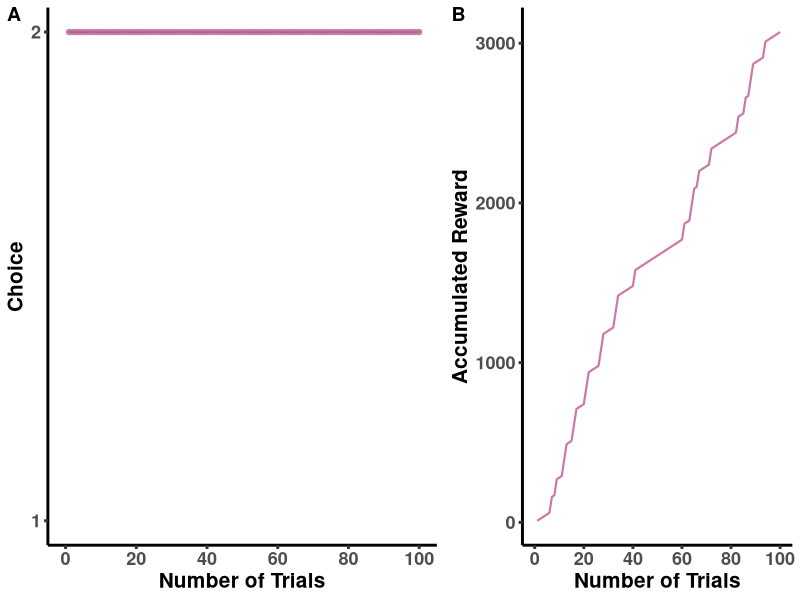
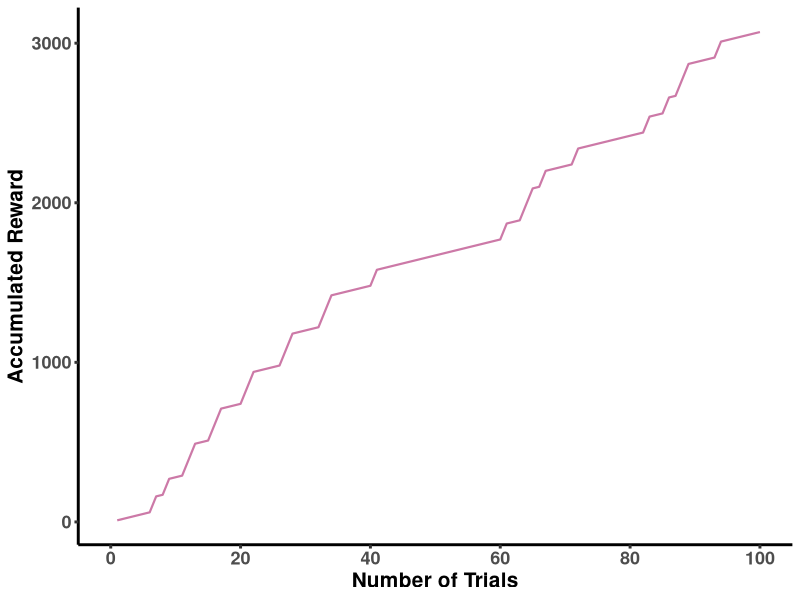
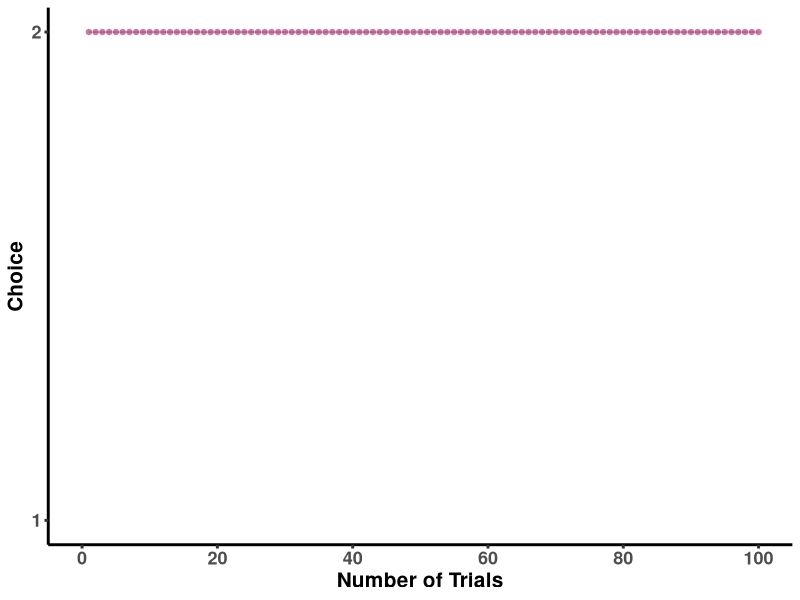

Here is the R script that generated these plots, in order: (Note: this script raises an error after producing the figures.)
## clear the console and memory
rm(list = ls())
graphics.off()
cat("\014")

##
library(ggplot2)
library(ggpubr)

## the theme for plotting 
pic_theme <- theme(axis.title = element_text(face="bold", size = 15),
                   axis.text = element_text(face="bold", size = 13),
                   legend.title = element_text(face="bold", size = 15),
                   legend.text = element_text(face="bold", size = 15),
                   panel.background = element_blank(),
                   axis.line = element_line(colour = "black", size = 1),
                   axis.ticks = element_line(size = 1),
                   panel.grid.major.y = element_blank(),
                   panel.grid.minor.y = element_blank(),
                   panel.grid.major.x = element_blank(),
                   panel.grid.minor.x = element_blank(),
                   text = element_text(family = "sans"),
                   legend.position = c(0.95, 0.93))

#define a softmax function which we use to calculate probability
softmax<-function(v){
  i=length(v)
  p<-rep(0,i)
  for(d in 1:i){
    p[d]=exp(v[d])/sum(exp(v))
  }
  return(p)
}
#define a reproduciable ramdom seed
set.seed(2020)
ntrials=100
p_reward1=c(0.8,0.2)
p_reward2=c(0.2,0.8)
p_reward=rbind(p_reward1,p_reward2)
p_reward=as.data.frame(p_reward)
choice=rep(0,ntrials)
accumulated_reward1=rep(0,ntrials)
v=c(0,0)
v_list=matrix(rep(0,200),ncol=2,nro=100)
decay=0.2
for(t in 1:ntrials){
  v_list[t,]=v
  p_choose=softmax(v)
  if(t==1){
    choice[t]=2
  }else{
  choice[t]=sample(c(1,2), size = 1, replace = T, prob = p_choose)
  }
  tmp_reward=sample(c(100,10), size = 1, replace = T, prob = p_reward[choice[t],])

  if(t==1){
    accumulated_reward1[t]=tmp_reward
  }else{
    accumulated_reward1[t]=tmp_reward+accumulated_reward1[t-1]
  }
  v=v*decay
  v[choice[t]]=v[choice[t]]+tmp_reward
}
choice=as.data.frame(choice)
accumulated_reward1=as.data.frame(accumulated_reward1)

## plotting 1
pic_choice_trials1 <-
  ggplot(data = choice, aes(x = c(1: ntrials), y = choice)) +
  geom_point(colour = "#CC79A7", size = 1.5, alpha = 1) +
  geom_step(size = 0.25, alpha = 0.4, linetype = 1) +
  scale_x_continuous(limits = c(0, 100), breaks = seq(0, 100, by = 20)) +
  scale_y_continuous(limits = c(1, 2), breaks = c(1, 2)) +
  labs(x = "Number of Trials", y = "Choice") +
  pic_theme

pic_accre_trials1 <- 
  ggplot(data = accumulated_reward1, aes(x = c(1: ntrials), y = accumulated_reward1)) + 
  geom_line(size = 0.75, linetype = 1, colour = "#CC79A7") +
  scale_x_continuous(limits = c(0, 100), breaks = seq(0, 100, by = 20)) +
  labs(x = "Number of Trials", y = "Accumulated Reward") +
  pic_theme

exp_decay_sim1 <- ggarrange(pic_choice_trials1, pic_accre_trials1, ncol = 2, nrow = 1, labels = c("A", "B"),
                     widths = c(1.25, 1), heights = 1)

ggsave(filename = "./pic/exp_decay_sim1.png", plot = exp_decay_sim1, 
       width = 11, height = 5.5)

v_list1<-data.frame(v_list[,1],rep(1,100))
colnames(v_list1)<-c('value','choice')
v_list2<-data.frame(v_list[,2],rep(2,100))
colnames(v_list2)<-c('value','choice')
v_list<-rbind(v_list1,v_list2)
v_list$choice<-as.factor(v_list$choice)
v_list<-data.frame(v_list,rep(c(1:100),2))
colnames(v_list)[3]=c('trial')
v_plot <- 
  ggplot(v_list, aes(x = trial, y = value, colour = choice)) + 
  geom_line(size = 1) +
  labs(x = "Number of Trials", y = "Value", colour = "Choice") +
  scale_colour_manual(values = c("#f1a340", "#998ec3"), breaks = c(1, 2)) +
  geom_hline(yintercept = 100*p_reward1[1] + 10*p_reward1[2], size = 0.75, colour = "#f1a340", alpha = 0.5) + 
  geom_hline(yintercept = 100*p_reward2[1] + 10*p_reward2[2], size = 0.75, colour = "#998ec3", alpha = 0.5) +
  scale_x_continuous(limits = c(0, 100), breaks = seq(0, 100, by = 20)) +
  pic_theme

ggsave(filename = "./pic/exp_decay_v_plot.png", plot = v_plot, 
       width = 9, height = 5.5)


